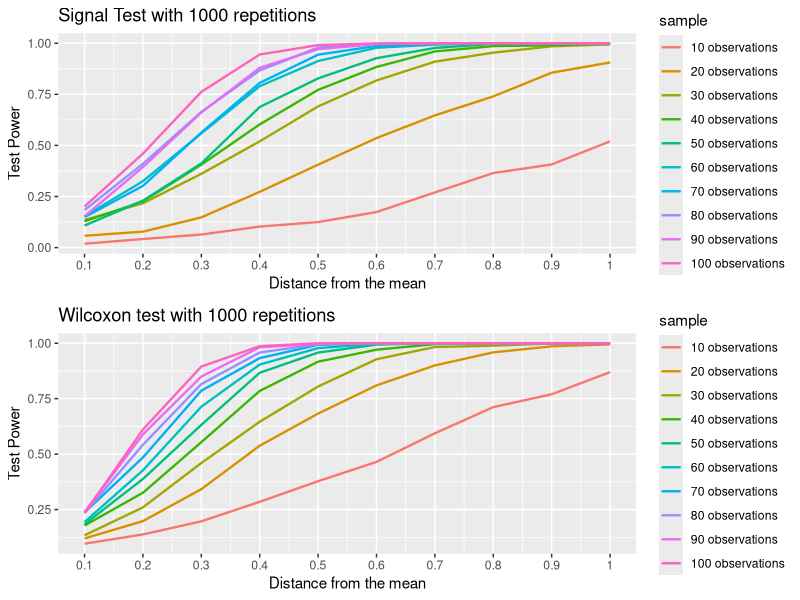

Here is the R script that generated this plot:
## ---- chunk 1
library(data.table)
library(ggplot2)
library(gridExtra)
library(reshape2)

set.seed(0)
for(n in seq(10L, 100L, 10L)){
  
  for(d in seq(0.1, 1, 0.1)){
    soma_rej_bin <- 0L
    soma_rej_wc <- 0L
    
    for(num in 1L:1000L){
      x <- rnorm(n, 0, 1)
      y <- rnorm(n, x + d, 1)
      
      dif <- ifelse((x - y) < 0, 1L, 0L)
      
      neg <- sum(fcase(dif == 1L, 1L), na.rm = T)
      pos <- sum(fcase(dif == 0L, 1L), na.rm = T)
      
      teste_bin <- binom.test(x = c(neg, pos), p = 0.5, alternative = "two.sided")
      soma_rej_bin <- soma_rej_bin + ifelse(teste_bin$p.value < 0.1, 1L, 0L)
      
      teste_wc <- wilcox.test(x, y, paired = TRUE, exact = TRUE, alternative = "two.sided")
      soma_rej_wc <- soma_rej_wc + ifelse(teste_wc$p.value < 0.1, 1L, 0L)
    }
    eval(parse(text = paste0(
      "bin_valores_n", n, "_d", d, " <- c()", " ; ", "wc_valores_n", n, "_d", d, " <- c()", " ; ",
      "bin_valores_n", n, "_d", d, " <- c(bin_valores_n", n, "_d", d, ", soma_rej_bin/1000)", " ; ",
      "wc_valores_n", n, "_d", d, " <- c(wc_valores_n", n, "_d", d, ", soma_rej_wc/1000)"
    )))
  }
}

for(n in seq(10L, 100L, 10L)){
  eval(parse(text = paste0(
    "wc_valores_n", n, " <- c() ; ", "bin_valores_n", n, " <- c() ; "
  )))
  
  for(d in seq(0.1, 1, 0.1)){
    eval(parse(text = paste0(
      "wc_valores_n", n, " <- c(wc_valores_n", n, ", wc_valores_n", n, "_d", d, ") ; ",
      "bin_valores_n", n, " <- c(bin_valores_n", n, ", bin_valores_n", n, "_d", d, ")"
    )))
  }
}

dados_bin <- data.table(
  bin_valores_n10, bin_valores_n20, bin_valores_n30, bin_valores_n40, bin_valores_n50,
  bin_valores_n60, bin_valores_n70, bin_valores_n80, bin_valores_n90, bin_valores_n100)
names(dados_bin) <- c(
  "10 observations", "20 observations", "30 observations", "40 observations", "50 observations",
  "60 observations", "70 observations", "80 observations", "90 observations", "100 observations")
dados_bin[, d := seq(0.1, 1, 0.1)]

dados_wc <- data.table(
  wc_valores_n10, wc_valores_n20, wc_valores_n30, wc_valores_n40, wc_valores_n50,
  wc_valores_n60, wc_valores_n70, wc_valores_n80, wc_valores_n90, wc_valores_n100)
names(dados_wc) <- c(
  "10 observations", "20 observations", "30 observations", "40 observations", "50 observations",
  "60 observations", "70 observations", "80 observations", "90 observations", "100 observations")
dados_wc[, d := seq(0.1, 1, 0.1)]

#Generating the graphs

grafico_bin <- melt(dados_bin ,  id.vars = 'd', variable.name = 'sample')
grafico_wc <- melt(dados_wc ,  id.vars = 'd', variable.name = 'sample')

plot_bin <- ggplot(grafico_bin, aes(d, value)) +
  geom_line(aes(colour = sample), size = .8) +
  ggtitle("Signal Test with 1000 repetitions") + xlab("Distance from the mean") + ylab("Test Power") +
  scale_x_continuous(breaks = seq(0.1, 1, 0.1), 
                     labels = c("0.1", "0.2", "0.3", "0.4", "0.5", "0.6", "0.7", "0.8", "0.9", "1"))

plot_wc <- ggplot(grafico_wc, aes(d, value)) +
  geom_line(aes(colour = sample), size = .8) +
  ggtitle("Wilcoxon test with 1000 repetitions") + xlab("Distance from the mean") + ylab("Test Power") +
  scale_x_continuous(breaks = seq(0.1, 1, 0.1), 
                     labels = c("0.1", "0.2", "0.3", "0.4", "0.5", "0.6", "0.7", "0.8", "0.9", "1"))

## ---- chunk 2
grid.arrange(plot_bin, plot_wc)
